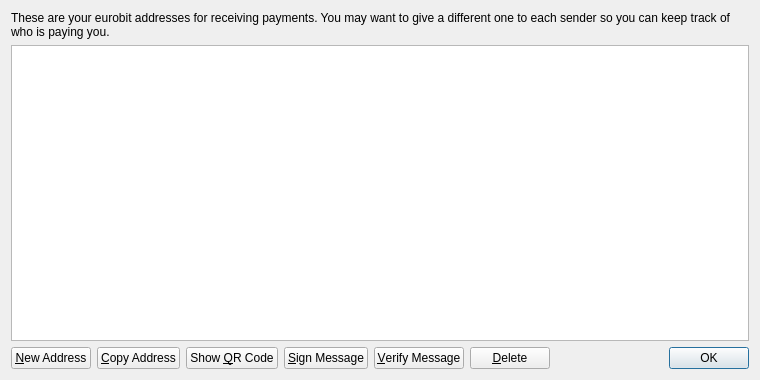
<?xml version="1.0" encoding="UTF-8"?>
<ui version="4.0">
 <class>AddressBookPage</class>
 <widget class="QWidget" name="AddressBookPage">
  <property name="geometry">
   <rect>
    <x>0</x>
    <y>0</y>
    <width>760</width>
    <height>380</height>
   </rect>
  </property>
  <property name="windowTitle">
   <string>Address Book</string>
  </property>
  <layout class="QVBoxLayout" name="verticalLayout">
   <item>
    <widget class="QLabel" name="labelExplanation">
     <property name="text">
      <string>These are your eurobit addresses for receiving payments. You may want to give a different one to each sender so you can keep track of who is paying you.</string>
     </property>
     <property name="textFormat">
      <enum>Qt::PlainText</enum>
     </property>
     <property name="wordWrap">
      <bool>true</bool>
     </property>
    </widget>
   </item>
   <item>
    <widget class="QTableView" name="tableView">
     <property name="contextMenuPolicy">
      <enum>Qt::CustomContextMenu</enum>
     </property>
     <property name="toolTip">
      <string>Double-click to edit address or label</string>
     </property>
     <property name="tabKeyNavigation">
      <bool>false</bool>
     </property>
     <property name="alternatingRowColors">
      <bool>true</bool>
     </property>
     <property name="selectionMode">
      <enum>QAbstractItemView::SingleSelection</enum>
     </property>
     <property name="selectionBehavior">
      <enum>QAbstractItemView::SelectRows</enum>
     </property>
     <property name="sortingEnabled">
      <bool>true</bool>
     </property>
     <attribute name="verticalHeaderVisible">
      <bool>false</bool>
     </attribute>
    </widget>
   </item>
   <item>
    <layout class="QHBoxLayout" name="horizontalLayout">
     <item>
      <widget class="QPushButton" name="newAddressButton">
       <property name="toolTip">
        <string>Create a new address</string>
       </property>
       <property name="text">
        <string>&amp;New Address</string>
       </property>
       <property name="icon">
        <iconset resource="../bitcoin.qrc">
         <normaloff>:/icons/add</normaloff>:/icons/add</iconset>
       </property>
      </widget>
     </item>
     <item>
      <widget class="QPushButton" name="copyToClipboard">
       <property name="toolTip">
        <string>Copy the currently selected address to the system clipboard</string>
       </property>
       <property name="text">
        <string>&amp;Copy Address</string>
       </property>
       <property name="icon">
        <iconset resource="../bitcoin.qrc">
         <normaloff>:/icons/editcopy</normaloff>:/icons/editcopy</iconset>
       </property>
      </widget>
     </item>
     <item>
      <widget class="QPushButton" name="showQRCode">
       <property name="text">
        <string>Show &amp;QR Code</string>
       </property>
       <property name="icon">
        <iconset resource="../bitcoin.qrc">
         <normaloff>:/icons/qrcode</normaloff>:/icons/qrcode</iconset>
       </property>
      </widget>
     </item>
     <item>
      <widget class="QPushButton" name="signMessage">
       <property name="toolTip">
        <string>Sign a message to prove you own a eurobit address</string>
       </property>
       <property name="text">
        <string>&amp;Sign Message</string>
       </property>
       <property name="icon">
        <iconset resource="../bitcoin.qrc">
         <normaloff>:/icons/edit</normaloff>:/icons/edit</iconset>
       </property>
      </widget>
     </item>
     <item>
      <widget class="QPushButton" name="verifyMessage">
       <property name="toolTip">
        <string>Verify a message to ensure it was signed with a specified eurobit address</string>
       </property>
       <property name="text">
        <string>&amp;Verify Message</string>
       </property>
       <property name="icon">
        <iconset resource="../bitcoin.qrc">
         <normaloff>:/icons/transaction_0</normaloff>:/icons/transaction_0</iconset>
       </property>
      </widget>
     </item>
     <item>
      <widget class="QPushButton" name="deleteButton">
       <property name="toolTip">
        <string>Delete the currently selected address from the list. Only sending addresses can be deleted.</string>
       </property>
       <property name="text">
        <string>&amp;Delete</string>
       </property>
       <property name="icon">
        <iconset resource="../bitcoin.qrc">
         <normaloff>:/icons/remove</normaloff>:/icons/remove</iconset>
       </property>
      </widget>
     </item>
     <item>
      <spacer name="horizontalSpacer">
       <property name="orientation">
        <enum>Qt::Horizontal</enum>
       </property>
       <property name="sizeHint" stdset="0">
        <size>
         <width>40</width>
         <height>20</height>
        </size>
       </property>
      </spacer>
     </item>
     <item>
      <widget class="QDialogButtonBox" name="buttonBox">
       <property name="sizePolicy">
        <sizepolicy hsizetype="Maximum" vsizetype="Fixed">
         <horstretch>0</horstretch>
         <verstretch>0</verstretch>
        </sizepolicy>
       </property>
       <property name="standardButtons">
        <set>QDialogButtonBox::Ok</set>
       </property>
      </widget>
     </item>
    </layout>
   </item>
  </layout>
 </widget>
 <resources>
  <include location="../bitcoin.qrc"/>
 </resources>
 <connections/>
</ui>
